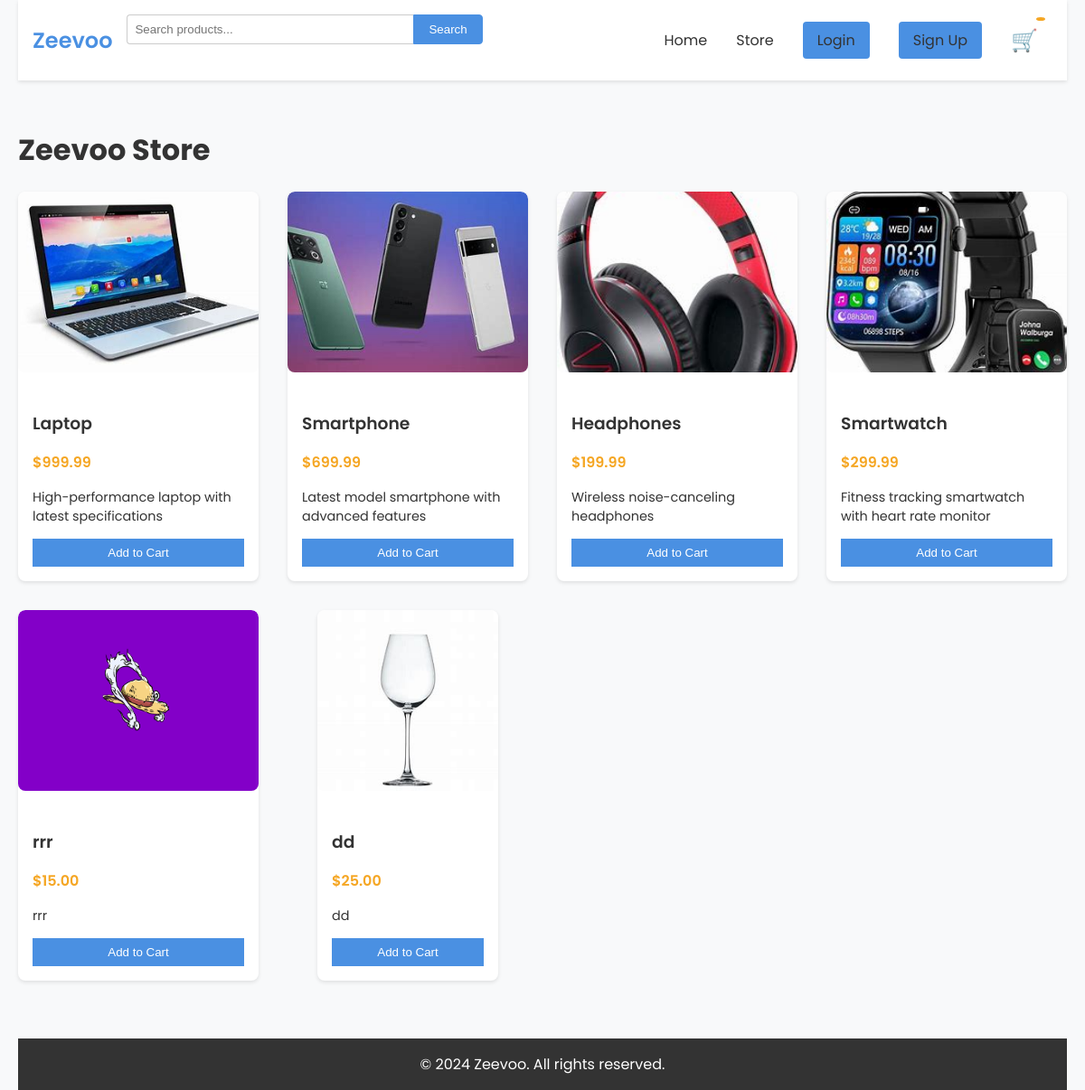
The app's page /store with its own data.
### app/models.py (models this page shows)
class Product(db.Model):
    id = db.Column(db.Integer, primary_key=True)
    name = db.Column(db.String(100), nullable=False)
    description = db.Column(db.Text, nullable=False)
    price = db.Column(db.Float, nullable=False)
    image = db.Column(db.String(200), nullable=False)
    seller_id = db.Column(db.Integer, db.ForeignKey('user.id'), nullable=False)
    is_approved = db.Column(db.Boolean, default=False)
    is_sold = db.Column(db.Boolean, default=False)
    created_at = db.Column(db.DateTime, default=datetime.utcnow)

### app/views/main.py (the view)
@bp.route('/store')
def store():
    page = request.args.get('page', 1, type=int)
    products = Product.query.filter_by(is_approved=True, is_sold=False).paginate(page=page, per_page=12)
    return render_template('store.html', products=products)

### app/templates/store.html (shortened to what this page needs)
{% extends "layout.html" %}
{% block content %}
<h1>Zeevoo Store</h1>
<div class="product-grid">
    {% for product in products.items %}
    <div class="product-card" data-product-id="{{ product.id }}">
        <img src="{{ url_for('static', filename='images/' + product.image) }}" alt="{{ product.name }}" class="product-image">
        <div class="product-info">
            <h3 class="product-name">{{ product.name }}</h3>
            <p class="product-price">${{ "%.2f"|format(product.price) }}</p>
            <p class="product-description">{{ product.description }}</p>
            <button class="add-to-cart" data-product-id="{{ product.id }}">Add to Cart</button>
        </div>
    </div>
    {% endfor %}
</div>
{% endblock %}

### app/static/main.css (style rules this page uses)
:root { --primary-color: #4a90e2; --secondary-color: #f5a623; --background-color: #f8f9fa; --text-color: #333; }
body { font-family: 'Poppins', sans-serif; margin: 0; padding: 0 20px; background-color: var(--background-color); color: var(--text-color); }
.product-grid { display: grid; grid-template-columns: repeat(auto-fill, minmax(250px, 1fr)); gap: 2rem; justify-items: center; }
.product-card { background-color: #fff; border-radius: 8px; box-shadow: 0 2px 4px rgba(0,0,0,0.1); overflow: hidden; transition: transform 0.3s ease; }
.product-image { width: 100%; height: 200px; object-fit: cover; border-radius: 8px; }
.product-info { padding: 1rem; }
.product-name { font-weight: 600; margin-bottom: 0.5rem; }
.product-price { color: var(--secondary-color); font-weight: 600; }
.product-description { margin-top: 0.5rem; font-size: 0.9rem; }
.add-to-cart { display: block; width: 100%; padding: 0.5rem; background-color: var(--primary-color); color: #fff; text-align: center; text-decoration: none; border: none; cursor: pointer; }

### records on screen
Product: image (picture), name "Laptop", price "999.99", description "High-performance laptop with latest specifications"
Product: image (picture), name "Smartphone", price "699.99", description "Latest model smartphone with advanced features"
Product: image (picture), name "Headphones", price "199.99", description "Wireless noise-canceling headphones"
Product: image (picture), name "Smartwatch", price "299.99", description "Fitness tracking smartwatch with heart rate monitor"
Product: image (picture), name "rrr", price "15.00", description "rrr"
Product: image (picture), name "dd", price "25.00", description "dd"
